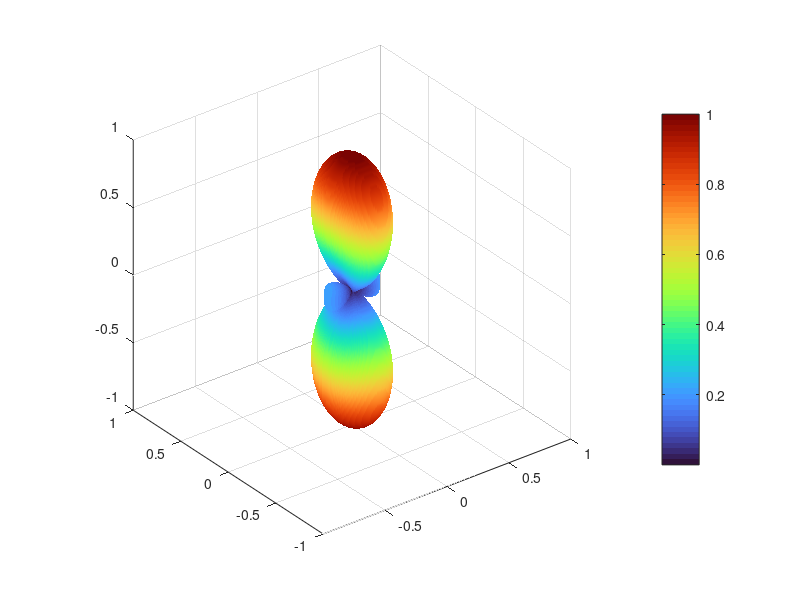

This chart was generated by the following MATLAB code: (Note: this script raises an error after producing the figure.)
% Name oof Antenna: Rectangular Horn Antenna
% Name of members:
% Atienza, Mary Joy P.
% Corpiz, Mariell Mae S.
% Lizada, Roneline C.
% Section: BSECE 3B

clc; clear; close all;

% Constants
lambda = 1;              % Normalized wavelength
k = 2*pi/lambda;         % Wave number

a = 1.5 * lambda;        % Aperture width (x-axis)
b = 1.0 * lambda;        % Aperture height (y-axis)

% Angular Grid for Far Field
theta = linspace(0, pi, 180);        % Elevation angle [0, π]
phi = linspace(0, 2*pi, 360);        % Azimuth angle [0, 2π]
[TH, PH] = meshgrid(theta, phi);     % Create angular grid

% Compute direction cosines
kx = k * a/2 .* sin(TH) .* cos(PH);
ky = k * b/2 .* sin(TH) .* sin(PH);

% Custom sinc function: sinc(x) = sin(x)/x
% Used logical indexing to avoid division by zero
Fx = ones(size(kx));
Fy = ones(size(ky));

nonzero_kx = kx ~= 0;
nonzero_ky = ky ~= 0;

Fx(nonzero_kx) = sin(kx(nonzero_kx)) ./ kx(nonzero_kx);
Fy(nonzero_ky) = sin(ky(nonzero_ky)) ./ ky(nonzero_ky);

% Radiation pattern: product of sinc terms
Gain = abs(Fx .* Fy);
Gain = Gain / max(Gain(:));   % Normalize

% Convert to Cartesian Coordinates
R = Gain;
X = R .* sin(TH) .* cos(PH);
Y = R .* sin(TH) .* sin(PH);
Z = R .* cos(TH);

% Plot 3D Radiation Pattern
figure('Color','w')
surf(X, Y, Z, R);         % Use R for color mapping
shading interp
axis equal
colormap turbo
colorbar
clim([0 1])
title('3D Radiation Pattern of Rectangular Horn Antenna')
xlabel('X'); ylabel('Y'); zlabel('Z')
grid on

% Add Simplified Rectangular Horn Model
hold on
horn_length = 0.2;
horn_w = a / 2;
horn_h = b / 2;

% Horn pyramid vertices 
V = [ 0, 0, 0;                             % Tip (origin)
     -horn_w, -horn_h, horn_length;
      horn_w, -horn_h, horn_length;
      horn_w,  horn_h, horn_length;
     -horn_w,  horn_h, horn_length];

% Faces
F = [1 2 3; 1 3 4; 1 4 5; 1 5 2];

% Plot horn patch
patch('Vertices', V, 'Faces', F, ...
      'FaceColor', [0.5 0.5 0.5], ...
      'EdgeColor', 'k', ...
      'FaceAlpha', 0.7);

% Adjust View
view(45, 30)
lighting gouraud
camlight headlight
